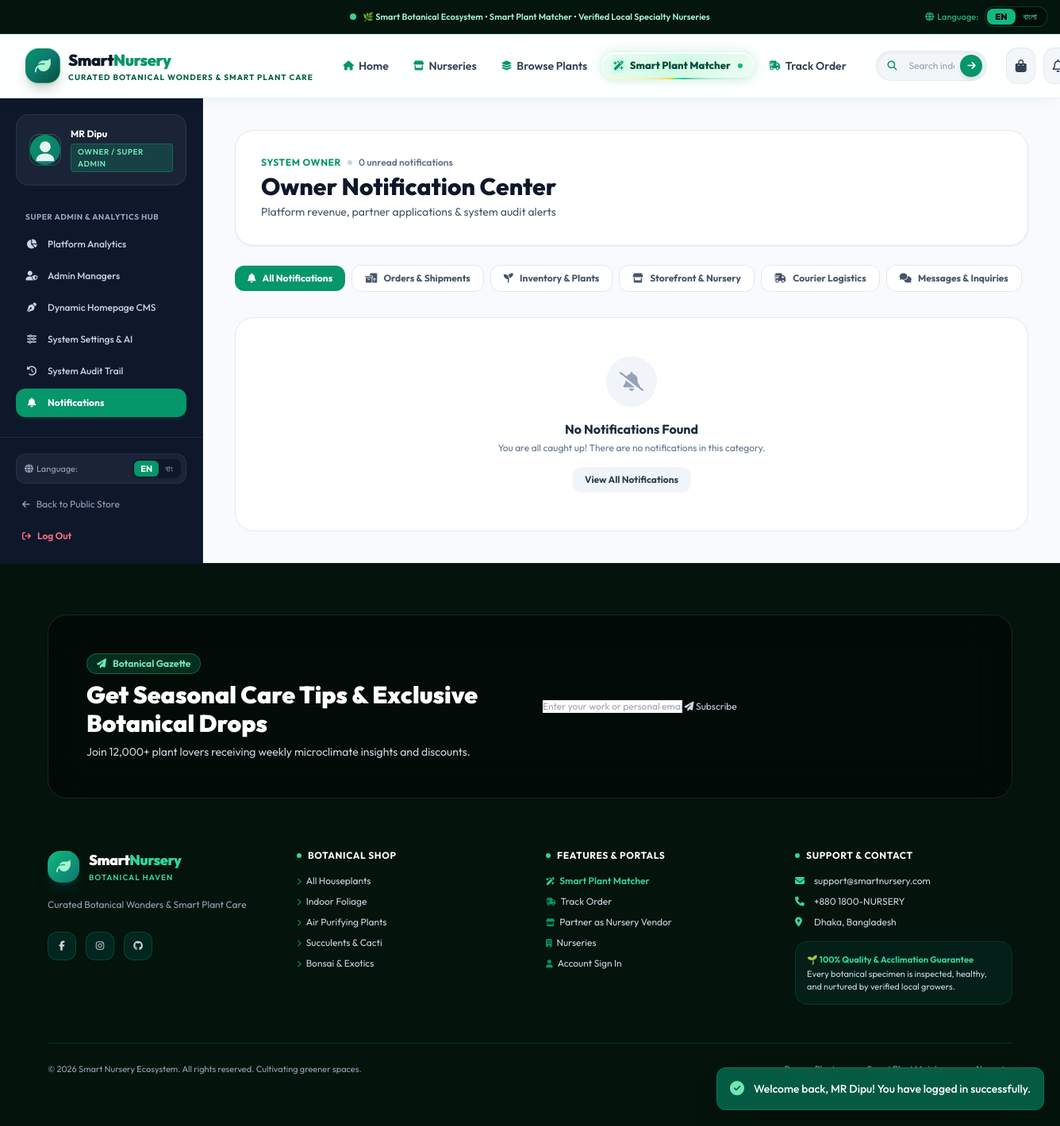
Screenshot of /notifications.php (signed in) with the database file from the repository.
### tables this page shows
CREATE TABLE `users` (
  `id` INT AUTO_INCREMENT PRIMARY KEY,
  `role_id` INT NOT NULL,
  `name` VARCHAR(100) NOT NULL,
  `email` VARCHAR(150) NOT NULL UNIQUE,
  `password_hash` VARCHAR(255) NOT NULL,
  `phone` VARCHAR(30) NULL,
  `avatar` VARCHAR(255) NULL,
  `status` ENUM('active', 'pending', 'suspended') NOT NULL DEFAULT 'active',
  `created_at` TIMESTAMP DEFAULT CURRENT_TIMESTAMP,
  `updated_at` TIMESTAMP DEFAULT CURRENT_TIMESTAMP ON UPDATE CURRENT_TIMESTAMP,
  FOREIGN KEY (`role_id`) REFERENCES `roles`(`id`) ON DELETE RESTRICT
);

CREATE TABLE `roles` (
  `id` INT AUTO_INCREMENT PRIMARY KEY,
  `name` VARCHAR(50) NOT NULL UNIQUE,
  `display_name` VARCHAR(100) NOT NULL,
  `description` VARCHAR(255) NULL,
  `created_at` TIMESTAMP DEFAULT CURRENT_TIMESTAMP
);

### notifications.php (the view, shortened to what the rows shown need)
<?php
require_once __DIR__ . '/helpers/auth.php';
require_once __DIR__ . '/helpers/functions.php';
require_once __DIR__ . '/helpers/notifications.php';
$currentUser = current_user();
$unreadCount = count_unread_notifications($currentUser['id']);
$role = $currentUser['role_name'] ?? 'customer';
$hubMeta = match($role) {
    'owner' => [
        'title'    => is_bangla() ? 'ওনার নোটিফিকেশন সেন্টার' : 'Owner Notification Center',
        'subtitle' => is_bangla() ? 'প্ল্যাটফর্মের রাজস্ব, নতুন নার্সারি আবেদন ও সিস্টেম অডিট নোটিশ' : 'Platform revenue, partner applications & system audit alerts',
        'badge'    => 'System Owner'
    ],
    'admin' => [
        'title'    => is_bangla() ? 'অ্যাডমিন নোটিফিকেশন হাব' : 'Administrator Notification Hub',
        'subtitle' => is_bangla() ? 'ভেন্ডর মডারেশন, কুরিয়ার ফ্লিট ও অর্ডার ডিসপ্যাচ সতর্কতা' : 'Vendor moderation queue, courier fleet & fulfillment dispatches',
        'badge'    => 'System Admin'
    ],
    'vendor' => [
        'title'    => is_bangla() ? 'নার্সারি নোটিফিকেশন ও অর্ডার' : 'Nursery Storefront Alerts & Orders',
        'subtitle' => is_bangla() ? 'নতুন কাস্টমার অর্ডার, স্টক সতর্কতা ও গ্রাহক অনুসন্ধান' : 'Incoming customer orders, low stock warnings & plant care inquiries',
        'badge'    => 'Nursery Vendor'
    ],
    'delivery' => [
        'title'    => is_bangla() ? 'কুরিয়ার ডিসপ্যাচ ও রাইডার টাস্ক' : 'Courier Logistics & Rider Tasks',
        'subtitle' => is_bangla() ? 'পিকআপ অ্যাসাইনমেন্ট, ডেলিভারি রুট ও ক্যাশ অন ডেলিভারি' : 'Package pickups, delivery dropoff routes & cash reconciliations',
        'badge'    => 'Delivery Rider'
    ],
    default => [
        'title'    => is_bangla() ? 'আমার অর্ডার ও উদ্ভিদ বিজ্ঞপ্তি' : 'My Orders & Botanical Notifications',
        'subtitle' => is_bangla() ? 'অর্ডার স্ট্যাটাস, কুরিয়ার ট্র্যাকিং ও নার্সারির পরামর্শ' : 'Real-time order updates, live rider tracking & nursery plant advice',
        'badge'    => 'Plant Collector'
    ]
};
$activePage = 'notifications';
require_once __DIR__ . '/includes/header.php';
require_once __DIR__ . '/includes/navbar.php';
?>
<div class="flex-1 flex flex-col <?= in_array($role, ['owner', 'admin', 'vendor', 'delivery']) ? 'lg:flex-row' : '' ?>">
    <?php if (in_array($role, ['owner', 'admin', 'vendor', 'delivery'])): ?>
        <?php require_once __DIR__ . '/includes/sidebar.php'; ?>
    <?php endif; ?>
    <main class="flex-1 p-6 sm:p-10 space-y-6 bg-slate-50 <?= !in_array($role, ['owner', 'admin', 'vendor', 'delivery']) ? 'max-w-6xl mx-auto w-full' : '' ?>">
        <div class="bg-white rounded-3xl p-6 sm:p-8 border border-slate-200 shadow-sm flex flex-col sm:flex-row sm:items-center justify-between gap-4">
            <div class="space-y-1">
                <div class="flex items-center space-x-2">
                    <span class="text-xs font-bold uppercase tracking-wider text-emerald-600"><?= $hubMeta['badge'] ?></span>
                    <span class="w-1.5 h-1.5 rounded-full bg-slate-300"></span>
                    <span class="text-xs font-semibold text-slate-500"><?= format_num_i18n($unreadCount) ?> <?= is_bangla() ? 'টি অপঠিত নোটিফিকেশন' : 'unread notifications' ?></span>
                </div>
                <h1 class="text-2xl sm:text-3xl font-extrabold text-slate-900"><?= $hubMeta['title'] ?></h1>
                <p class="text-xs sm:text-sm text-slate-600"><?= $hubMeta['subtitle'] ?></p>
            </div>
        </div>
    </main>
</div>
<?php require_once __DIR__ . '/includes/footer.php'; ?>

### includes/sidebar.php (shortened to what the rows shown need)
<?php
require_once __DIR__ . '/../helpers/auth.php';
require_once __DIR__ . '/../helpers/functions.php';
$currentUser = current_user();
$role = $currentUser['role_name'] ?? 'customer';
$activePage = $activePage ?? 'dashboard';
$activeLang = current_lang();
?>
<aside class="w-full lg:w-64 bg-slate-900 text-slate-200 flex flex-col justify-between border-r border-slate-800 shrink-0">
    <div class="p-5 space-y-6">
        <div class="bg-slate-800/80 rounded-2xl p-4 border border-slate-700/60 flex items-center space-x-3">
            <?php if (!empty($currentUser['avatar'])): ?>
                <img src="<?= sanitize(get_avatar_url($currentUser['avatar'])) ?>" class="w-10 h-10 rounded-xl object-cover shadow-xs border border-emerald-500/40 shrink-0">
            <?php else: ?>
                <div class="w-10 h-10 rounded-xl bg-emerald-600 text-white font-bold flex items-center justify-center shadow-xs text-sm shrink-0">
                    <?= strtoupper(substr($currentUser['name'] ?? 'U', 0, 1)) ?>
                </div>
            <?php endif; ?>
            <div class="overflow-hidden">
                <h4 class="text-xs font-bold text-white truncate"><?= sanitize($currentUser['name'] ?? 'User') ?></h4>
                <span class="inline-flex items-center px-2 py-0.5 rounded text-[10px] font-semibold bg-emerald-500/20 text-emerald-300 border border-emerald-500/30 uppercase tracking-wider">
                    <?= __('role.' . $role, sanitize($currentUser['role_display'] ?? ucfirst($role))) ?>
                </span>
            </div>
        </div>
        <nav class="space-y-1 text-xs font-medium">
            <?php if ($role === 'owner'): ?>
                <div class="text-[10px] font-bold uppercase tracking-wider text-slate-400 px-3 pt-2 pb-1"><?= __('owner.dashboard_title') ?></div>
                <a href="<?= BASE_URL ?>/owner/index.php" class="flex items-center space-x-3 px-3 py-2.5 rounded-xl transition <?= $activePage === 'dashboard' ? 'bg-emerald-600 text-white font-bold shadow-md shadow-emerald-900/30' : 'text-slate-300 hover:bg-slate-800 hover:text-white' ?>">
                    <i class="fa-solid fa-chart-pie w-4 text-center"></i>
                    <span><?= __('owner.analytics') ?></span>
                </a>
                <a href="<?= BASE_URL ?>/owner/admins.php" class="flex items-center space-x-3 px-3 py-2.5 rounded-xl transition <?= $activePage === 'admins' ? 'bg-emerald-600 text-white font-bold shadow-md shadow-emerald-900/30' : 'text-slate-300 hover:bg-slate-800 hover:text-white' ?>">
                    <i class="fa-solid fa-user-shield w-4 text-center"></i>
                    <span><?= __('owner.admin_managers') ?></span>
                </a>
                <a href="<?= BASE_URL ?>/owner/cms.php" class="flex items-center space-x-3 px-3 py-2.5 rounded-xl transition <?= $activePage === 'cms' ? 'bg-emerald-600 text-white font-bold shadow-md shadow-emerald-900/30' : 'text-slate-300 hover:bg-slate-800 hover:text-white' ?>">
                    <i class="fa-solid fa-pen-nib w-4 text-center"></i>
                    <span><?= __('owner.cms') ?></span>
                </a>
                <a href="<?= BASE_URL ?>/owner/settings.php" class="flex items-center space-x-3 px-3 py-2.5 rounded-xl transition <?= $activePage === 'settings' ? 'bg-emerald-600 text-white font-bold shadow-md shadow-emerald-900/30' : 'text-slate-300 hover:bg-slate-800 hover:text-white' ?>">
                    <i class="fa-solid fa-sliders w-4 text-center"></i>
                    <span><?= __('owner.settings') ?></span>
                </a>
                <a href="<?= BASE_URL ?>/owner/audit-logs.php" class="flex items-center space-x-3 px-3 py-2.5 rounded-xl transition <?= $activePage === 'audit' ? 'bg-emerald-600 text-white font-bold shadow-md shadow-emerald-900/30' : 'text-slate-300 hover:bg-slate-800 hover:text-white' ?>">
                    <i class="fa-solid fa-clock-rotate-left w-4 text-center"></i>
                    <span><?= __('owner.audit_logs') ?></span>
                </a>
                <a href="<?= BASE_URL ?>/notifications.php" class="flex items-center space-x-3 px-3 py-2.5 rounded-xl transition <?= $activePage === 'notifications' ? 'bg-emerald-600 text-white font-bold shadow-md shadow-emerald-900/30' : 'text-slate-300 hover:bg-slate-800 hover:text-white' ?>">
                    <i class="fa-solid fa-bell w-4 text-center"></i>
                    <span><?= is_bangla() ? 'বিজ্ঞপ্তিসমূহ' : 'Notifications' ?></span>
                </a>
            <?php endif; ?>
        </nav>
    </div>
    <div class="p-5 border-t border-slate-800 space-y-3 text-xs">
        <div class="flex items-center justify-between bg-slate-800/80 p-1.5 rounded-xl border border-slate-700/50">
            <span class="text-slate-400 text-[11px] px-1"><i class="fa-solid fa-globe mr-1"></i><?= __('lang.switch_label') ?>:</span>
            <div class="inline-flex rounded-lg bg-slate-900 p-0.5 text-[11px]">
                <a href="<?= lang_switch_url('en') ?>" class="px-2 py-0.5 rounded-md transition <?= $activeLang === 'en' ? 'bg-emerald-600 text-white font-bold' : 'text-slate-400 hover:text-white' ?>">EN</a>
                <a href="<?= lang_switch_url('bn') ?>" class="px-2 py-0.5 rounded-md transition <?= $activeLang === 'bn' ? 'bg-emerald-600 text-white font-bold' : 'text-slate-400 hover:text-white' ?>">বাং</a>
            </div>
        </div>
        <a href="<?= BASE_URL ?>/index.php" class="flex items-center space-x-2 text-slate-400 hover:text-emerald-400 px-2 py-1.5 transition">
            <i class="fa-solid fa-arrow-left text-[11px]"></i>
            <span><?= __('common.back_to_store') ?></span>
        </a>
        <a href="<?= BASE_URL ?>/logout.php" class="flex items-center space-x-2 text-rose-400 hover:text-rose-300 px-2 py-1.5 transition font-semibold">
            <i class="fa-solid fa-arrow-right-from-bracket text-[11px]"></i>
            <span><?= __('common.logout') ?></span>
        </a>
    </div>
</aside>

### rows the page displays
users: name "MR Dipu", role.display_name "OWNER / SUPER ADMIN", role.name "SYSTEM OWNER", role.name "Owner Notification Center", role.name "Platform revenue, partner applications & system audit alerts"

### other values shown
$flashSuccess "Welcome back, MR Dipu! You have logged in successfully."
$announcementText "🌿 Smart Botanical Ecosystem • Smart Plant Matcher • Verified Local Specialty Nurseries"
__('lang.switch_label') "Language"
$brandTitle "Smart"
$brandSubtitle "Nursery"
$brandTag "CURATED BOTANICAL WONDERS & SMART PLANT CARE"
__('nav.home') "Home"
__('nav.nurseries', 'Nurseries') "Nurseries"
__('nav.browse_plants') "Browse Plants"
__('nav.ai_matcher') "Smart Plant Matcher"
__('nav.track_order') "Track Order"
__('owner.dashboard_title') "SUPER ADMIN & ANALYTICS HUB"
__('owner.analytics') "Platform Analytics"
__('owner.admin_managers') "Admin Managers"
__('owner.cms') "Dynamic Homepage CMS"
